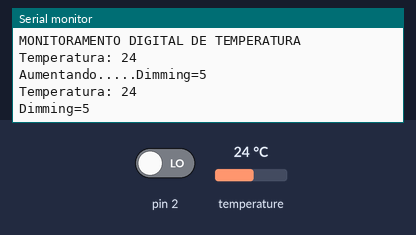
Simulated run of this sketch. Board: Arduino Uno, built with avr-gcc and run on an emulated ATmega328P. On the bench: the last lines printed to the serial monitor. The inputs (shaded band) are chosen by the test bench; at power-on: temperature 24 °C, pin 2 LOW.

Above: at 2.6 s.
2.7 s: temperature set to 33 °C
At 3.7 s:
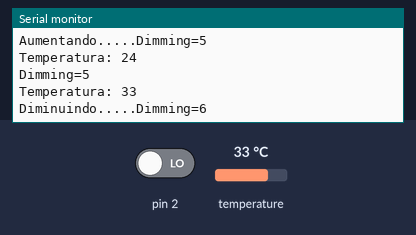
5.4 s: temperature set to 12 °C
At 7.0 s:
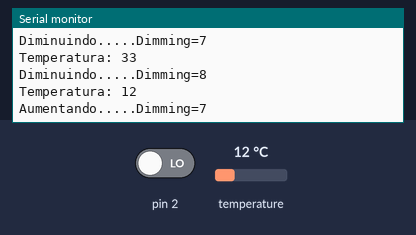
Timing chart, 0 to 8.5 s (numbered marks = the images above; inputs shaded):
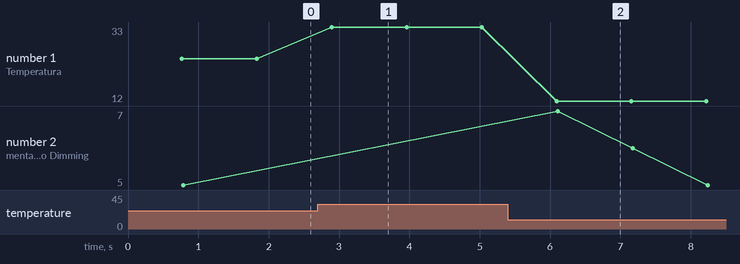

Measured:
- after the input at 2.7 s, the serial monitor: prints a new line after 0.20 s (image 1)
- after the input at 5.4 s, the serial monitor: prints a new line after 0.69 s (image 2)
- plotted number 1: 24 → 33 after the input at 2.7 s

The sketch:

AnguloDeFase.ino
```cpp
#include <OneWire.h>  //INCLUDE DE BIBLIOTECA DO SENSOR DE TEMPERATURA.
#include <DallasTemperature.h>  //INCLUDE DE BIBLIOTECA DO SENSOR DE TEMPERATURA.

#define ONE_WIRE_BUS 13 //DEFINIÇÃO DA PORTA DE ENTRADA DO SENSOR DE TEMPERATURA.
OneWire oneWire(ONE_WIRE_BUS);  //CONFIGURANDO A INSTANCIA oneWire PARA SE COMUNICAR COM QUALQUER DISPOSITIVO OneWire.
DallasTemperature sensors(&oneWire);  //PASSANDO A REFERENCIA oneWire PARA A BIBLIOTECA DALLAS TEMPERATURE.


int LAMP = 13; //SAÍDA PARA O OPTOACOPLADOR
int dimming = 6; //DIMMING 0(ON) - 128(OFF); ESTÁVEL --> 6(ON) 116(OFF).
int tempref=30; // TEMPERATURA DESEJADA.
int tempc = 0;  //TEMPERATURA ATUAL.


void setup()
{
  Serial.begin(9600); //INICIA COMUNICAÇÃO SERIAL.
  Serial.println("MONITORAMENTO DIGITAL DE TEMPERATURA"); //MOSTRA A MENSAGEM.
  sensors.begin();  //INICIA O SENSOR DE TEMPERATURA.
  pinMode(LAMP, OUTPUT);  //INDICA QUE A VARIÁVEL LAMP(3) É UMA SAÍDA.
  attachInterrupt(0, zero_crosss_int, RISING); //CHAMA A FUNÇÃO ZERO_CROSS_INT NA BORDA DE SUBIDA.
}


void loop()
{
 sensors.requestTemperatures(); //FAZ REQUISIÇÃO DA TEMPERATURA PARA O SENSOR DE TEMPERATURA.
 Serial.print("Temperatura: ");  //MOSTRA A MENSAGEM.
 tempc = sensors.getTempCByIndex(0);  //ARMAZENA O VALOR DA TEMPERATURA NA VARIAVEL TEMPC
 Serial.println(tempc);  //MOSTRA A TEMPERATURA

if(tempc<tempref){   //SE A TEMPERATURA ATUAL FOR MENOR QUE A TEMPERATURA DESEJADA
  if (dimming>5){ //TRATAMENTO NECESSÁRIO PRA NÃO LEVAR O DIMMING PRA NEGATIVO.
    dimming = dimming-1;  //DIMMING DIMINUI 1 - AUMENTA O ÂNGULO DE FASE DA ONDA SENOIDAL
    Serial.print("Aumentando.....");  //MOSTRA MENSAGEM
    }
  delay(200);
  }

if(tempc>tempref){  //SE A TEMPERATURA ATUAL FOR MAIOR QUE A TEMPERATURA DESEJADA
  if (dimming<117){ //TRATAMENTO NECESSÁRIO PARA NÃO LEVAR O DIMMING PRA UM VALOR MAIOR QUE 126
    dimming = dimming+1;  //DIMMING AUMENTA 1 - DIMINUI O ÂNGULO DE FASE DA ONDA SENOIDAL
    Serial.print("Diminuindo.....");  //MOSTRA MENSAGEM
    }
  delay(200);
  }

  Serial.print("Dimming="); //MOSTRA MENSAGEM
  Serial.println(dimming,DEC);  //VALOR DO DIMMING EM DECIMAL
  delay(100);
}


void zero_crosss_int()
{
  //encontrando o angulo para 60Hz:
  //temos que 1 ciclo = 1/60 = 0.01666...(s); logo,
  //1/2 ciclo = 0.01666/2 = 0.008333...(s) = 8.33ms; (meio ciclo)
  //(8333us - 8.33us)/128 ~= 65 = ÂNGULO PARA A FREQUÊNCIA DE 60Hz
  int dimtime = (65 * dimming); //VARIAVEL QUE DA O ANGULO PRA ONDA
  //TEMPO DE ESPERA (ÂNGULO)

  //para 128 -> dimming = 8.33ms = 0%
  //para 64  -> dimming = 50%
  //para 0 -> dimming = 100%
  delayMicroseconds(dimtime); //DELAY DO ANGULO
  digitalWrite(LAMP, HIGH);
  delayMicroseconds(8.33); //DELAY PARA ESTABILIZAR
  digitalWrite(LAMP, LOW);
}
```
